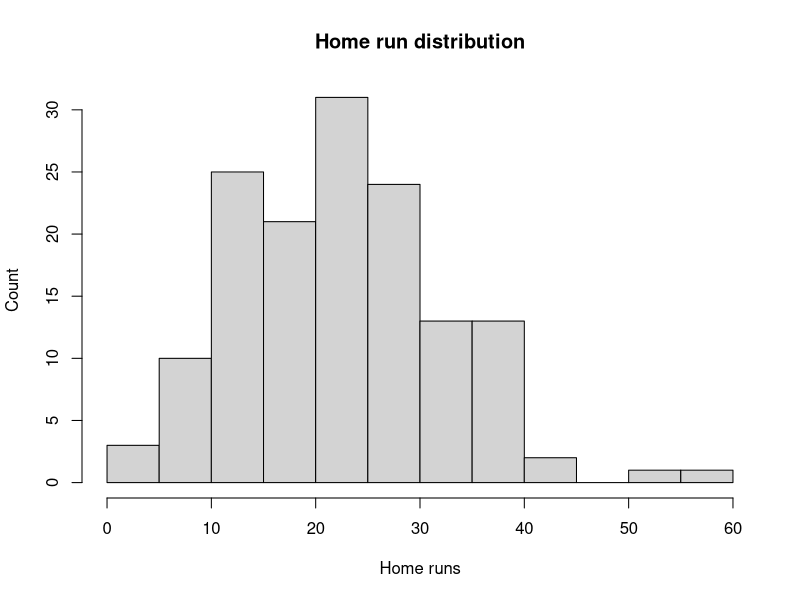
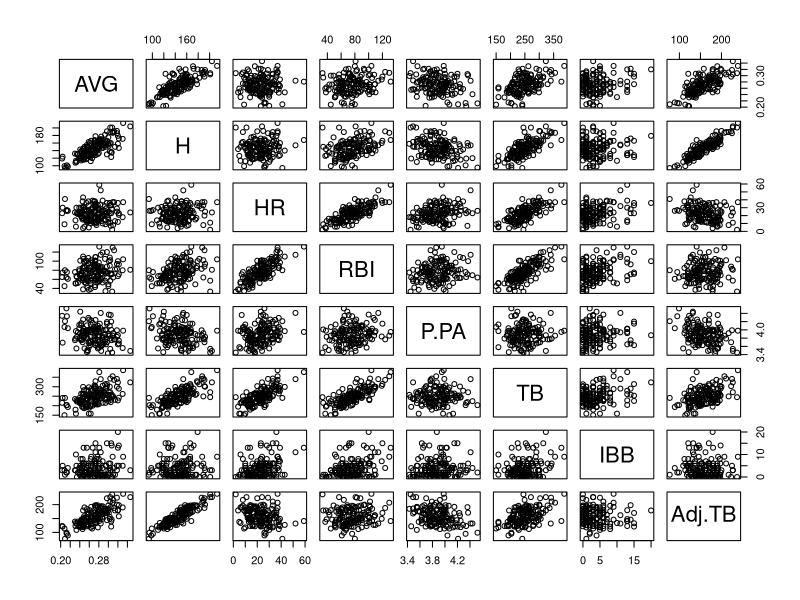
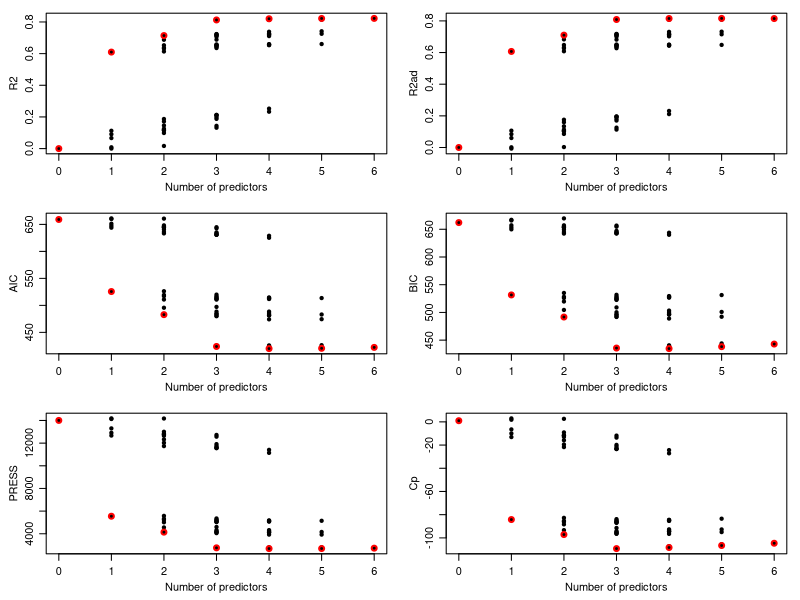
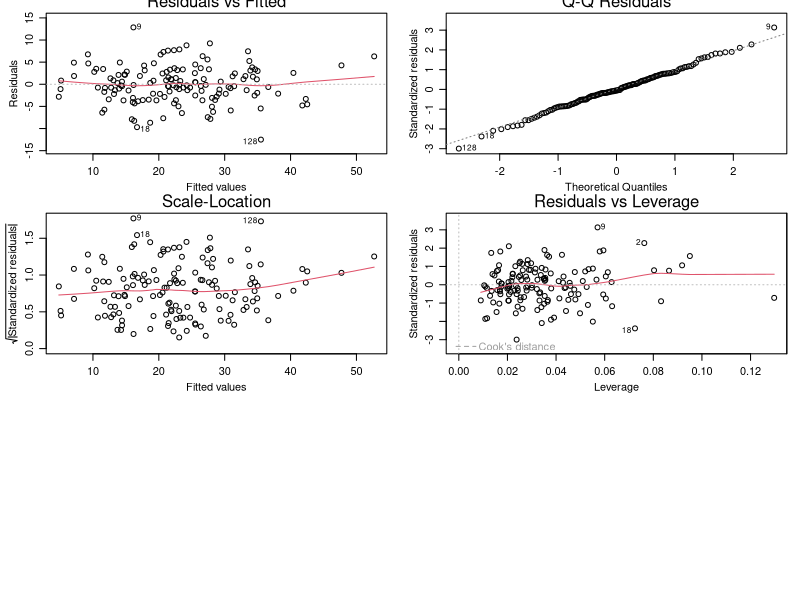

Generate these figures, in order, with R:
## ---- chunk 1
knitr::opts_chunk$set(echo = TRUE)
## ---- chunk 2
# MAT 5030 Final Project Code
#setwd("Desktop")
data = read.csv("BaseballData2017.csv")
data2 = data

data$Rank = NULL
data$PLAYER = NULL
data$TEAM = NULL

colnames(data) = c("AVG", "H", "HR", "RBI", "P.PA", "TB",
                   "IBB", "Adj.TB")
## ---- chunk 3
hist(data$HR, xlab = "Home runs", 
     ylab = "Count", 
     main = "Home run distribution")
## ---- chunk 4
m1 = lm(HR ~ AVG, data = data) #fit regression line for AVG
summary(m1) #produces summary

m2 = lm(HR ~ H, data = data) #fit regression line for H
summary(m2) #produces summary

m3 = lm(HR ~ RBI, data = data) #fit regression line for RBI
summary(m3) #produces summary

m4 = lm(HR ~ P.PA, data = data) #fit regression line for P.PA
summary(m4) #produces summary

m5 = lm(HR ~ TB, data = data) #fit regression line for TB
summary(m5) #produces summary

m6 = lm(HR ~ IBB, data = data) #fit regression line for IBB
summary(m6) #produces summary



# Look at alll pairwise scaterplots
pairs(data)
# Look at all pairwise correlations
knitr::kable(cor(data))
## ---- chunk 5
# First Multiple Linear Regression:
fit1 = lm(HR ~ AVG + H + RBI + P.PA + TB + IBB, data = data)
fit1

## ---- chunk 6

# Put in all that new code
fit = lm(HR ~ . - TB, data = data)
## ---- chunk 7
null_fit = lm(HR ~ 1, data = data)
null_fit

step(null_fit, data = data, scope = list(lower = null_fit, upper = fit),
     direction = "forward")
## ---- chunk 8
step(fit, data = data, direction = "backward")
## ---- chunk 9
step(null_fit, data = data, scope = list(lower = null_fit, upper = fit),
     direction = "both")
## ---- chunk 10
step(fit, data = data, direction = "both")
## ---- chunk 11
# ============================== object: a fitted model
# (lm object) MSEfull: MSE for the full model (needed for Cp only)
CalcCrit = function(object, MSEfull){
  sumObj = summary(object)
  R2 = sumObj$r.squared
  R2ad = sumObj$adj.r.squared
  SSE = tail(anova(object)$"Sum Sq", 1)
  n = length(object$fitted.values)
  p = object$rank
  AIC = n * log(SSE) - n * log(n) + 2 * p
  BIC = n * log(SSE) - n * log(n) + log(n) * p
  pr = resid(object)/(1 - lm.influence(object)$hat)
  PRESS = sum(pr^2)
  Cp = SSE/MSEfull - (n - 2 * p)
  return(c(R2, R2ad, AIC, BIC, PRESS, Cp))
}

x_all = c("AVG", "H", "RBI", "P.PA", "IBB", "Adj.TB")
p = length(x_all)

# All combinations of the terms
all_model = expand.grid(data.frame(rbind(rep(FALSE, p), rep(TRUE,p))))
all_model = all_model[-1, ]

MSEfull = (sigma(null_fit))^2
critResults = CalcCrit(null_fit, MSEfull)

# Calculate the criteria for all combinations of models
for (i in 1:nrow(all_model)){
  # Using the paste() function we can determine the formula to
  # use for each combination
  MyForm = formula(paste("HR ~ ", paste(x_all[all_model[i,] == T],
                                        collapse = "+")))
  Fit = lm(MyForm, data = data)
  critResults = rbind(critResults, CalcCrit(Fit, MSEfull))
  if ((i %% 200) == 0){
    # Write on screen every 200th iteration
    print(paste(i, "models done out of", nrow(Comb)))
  }
}

colnames(critResults) = CritNames = c("R2", "R2ad", "AIC", "BIC",
                                      "PRESS", "Cp")
combResults = cbind(c(0, apply(all_model, 1, sum)), rbind(F, all_model),
                    critResults)
names(combResults)[1] = "p-1"


# ------------------------------- Plot criteria for all submodels
par(mfrow = c(3, 2), mar = c(3.5, 3.5, 1, 1), mgp = c(2, 0.8, 0))
for (m in 1:length(CritNames)){
  plot(combResults[, 1], combResults[, CritNames[m]], pch = 20,
       xlab = "Number of predictors", ylab = CritNames[m])
  if (m <= 2){
    # Plot red line R2 and R2adj
    points(0:ncol(all_model), sapply(split(combResults[, CritNames[m]],
                                           combResults[, "p-1"]), max),
           # type = "1", 
           col = "red", lwd = 2)
  } else{
    # Rest of the criteria want minimum
    points(0:ncol(all_model), sapply(split(combResults[, CritNames[m]],
                                           combResults[, "p-1"]), min),
           # type = "1", 
           col = "red", lwd = 2)
  }
}

## ---- chunk 12
#________________________________ The five best models in terms of R2
Nbest = 5
Cind = match("R2", names(combResults))
BestR2 = combResults[order(combResults[, "R2"], 
                           decreasing = T), ][1:Nbest,c(1:(p + 1), Cind)]
knitr::kable(BestR2)

#________________________________ The five best models in terms of R2ad
Nbest = 5
Cind = match("R2ad", names(combResults))
BestR2ad = combResults[order(combResults[, "R2ad"], 
                             decreasing = T), ][1:Nbest,
                                                c(1:(p + 1), Cind)]
knitr::kable(BestR2ad)

#________________________________ The five best models in terms of AIC
Nbest = 5
Cind = match("AIC", names(combResults))
BestAIC = combResults[order(combResults[, "AIC"]), ][1:Nbest,
                                                     c(1:(p + 1), Cind)]
knitr::kable(BestAIC)

#------------------------------- The five best models in terms of BIC
Nbest = 5
Cind = match("BIC", names(combResults))
BestBIC = combResults[order(combResults[, "BIC"]), ][1:Nbest,
                                                     c(1:(p + 1), Cind)]
knitr::kable(BestBIC)

#_______________________________ The five best models in terms of PRESS
Nbest = 5
Cind = match("PRESS", names(combResults))
BestPRESS = combResults[order(combResults[, "PRESS"]), ][1:Nbest,
                                                     c(1:(p + 1), Cind)]
knitr::kable(BestPRESS)


#________________________________ The five best models in terms of Cp
Nbest = 5
Cind = match("Cp", names(combResults))
BestCp = combResults[order(combResults[, "Cp"]), ][1:Nbest,
                                                     c(1:(p + 1), Cind)]

knitr::kable(BestCp)

## ---- chunk 13
# Simplest diagnostic plot
# This is the best_model chosen from AIC, BIC, and PRESS
best_model = lm(HR ~ H + RBI + P.PA + Adj.TB, data = data)
plot(best_model)
## ---- chunk 14
knitr::kable(data2[c(9, 18, 128), ])
## ---- chunk 15
best_model.hat <- hatvalues(best_model)

## This heuristic value to identify of possible leverage  hatvalue > #2*(k+1)/n
# This idx_hat is the index of points
idx_hat <- which(best_model.hat > (2*(4+1)/nrow(data)))
idx_hat
knitr::kable(data2[idx_hat, ])
## ---- chunk 16
err1 <- double(10)
# The best_model is model2
err2 <- double(10)
err3 <- double(10)
err4 <- double(10)

# Set a random 
set.seed(1)
runif(10)

set.seed(1)
for(k in 1:100){
  # Select 75% of the data to train on
  # idx are the index values of the training set
  idx <- sample(nrow(data), round(nrow(data)*.75))
  # Subseting the row indices for training data and test
  train <- data[idx,  ]
  test  <- data[-idx,  ]
  
  #Fit models on training data
  model1 <- lm(formula = HR ~ H + RBI + Adj.TB, data = train)
  # This is the best model from above 
  model2 <- lm(formula = HR ~ H + RBI + P.PA + Adj.TB, data = train)
  model3 <- lm(formula = HR ~ H + RBI + P.PA + IBB + Adj.TB, data = train)
  model4 <- lm(formula = HR ~ H + RBI + P.PA + IBB + Adj.TB + AVG, data = train)
  
  # Predict the home-run values for the test data
  pred1 <- predict(model1, newdata = test)
  pred2 <- predict(model2, newdata = test)
  pred3 <- predict(model3, newdata = test)
  pred4 <- predict(model4, newdata = test)
  
  # (1/n)*sum((y_i - hat-y_i)^2)
  # Compute MSE
  # MSPR
  err1[k] <- mean((pred1 - test$HR)^2)
  err2[k] <- mean((pred2 - test$HR)^2)
  err3[k] <- mean((pred3 - test$HR)^2)
  err4[k] <- mean((pred4 - test$HR)^2)
}

mean(err1)
mean(err2)
mean(err3)
mean(err4)
## ---- chunk 17
model2 <- lm(formula = HR ~ H + RBI + P.PA + Adj.TB, data = train)
summary(model2)
## ---- chunk 18
data_scaled <- lapply(data, scale)
scaled_model <- lm(formula = HR ~ H + RBI + P.PA + Adj.TB, data = data_scaled)
summary(scaled_model)

# rounding the number to make easier to read and we are standardizing the model
round(coef(summary(scaled_model)),2)
